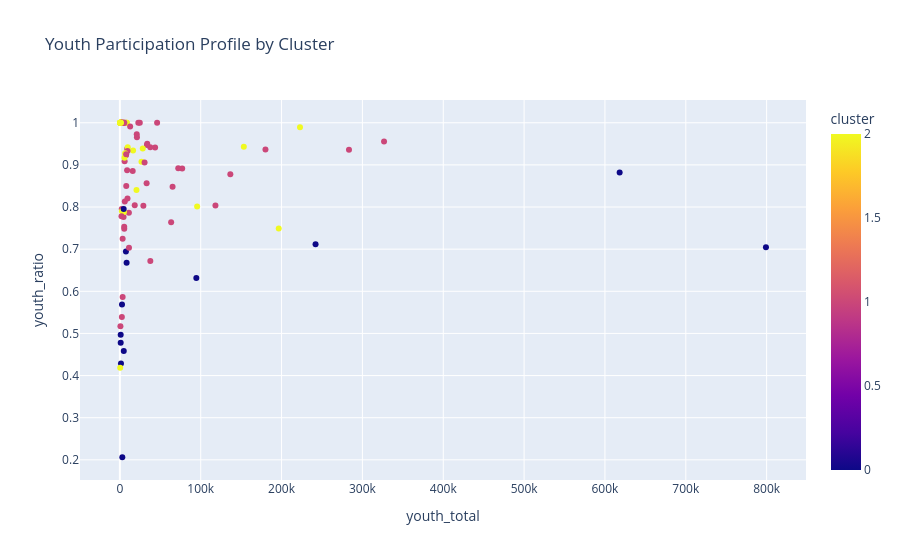

Notebook source saved alongside this figure:
### Markdown cell above
## Youth participation by cluster:

The next visualisation compares sports using youth participation totals and youth participation ratios.

- The horizontal axis shows the estimated number of participants aged 5–14.
- The vertical axis shows the proportion of participants who are aged 5–14.
- Different colours represent the clusters.

This helps ASC identify which sports combine both large youth participation and strong youth concentration.

### Code cell
fig = px.scatter(
 structured_clustered_df,
 x="youth_total",
 y="youth_ratio",
 color="cluster",
 hover_name="sport",
 title="Youth Participation Profile by Cluster"
)

fig.show()

### Figure 1 — Plotly figure (JSON) as saved in the notebook; plotly's stock layout.template omitted (floating-point values rounded to 4 significant figures)
{"data": [{"hovertemplate": "<b>%{hovertext}</b><br><br>youth_total=%{x}<br>youth_ratio=%{y}<br>cluster=%{marker.color}<extra></extra>", "hovertext": ["Adventure racing", "Air sports", "Archery", "Athletics, track and field", "Australian football", "Badminton", "Baseball", "Basketball", "Baton twirling", "Biathlon", "Billiards/Snooker/Pool", "BMX", "Boccia", "Boomerang throwing", "Bowls", "Boxing", "Bush walking", "Calisthenics", "Campdrafting", "Canoeing/Kayaking", "Circus", "Cricket", "Crossfit", "Cycling", "DanceSport", "Dancing (recreational)", "Darts", "Diving", "Dodgeball", "Eight ball", "Equestrian", "eSports", "Fencing", "Fishing (recreational)", "Fitness/Gym", "Floorball", "Flying disc", "Football/soccer", "Gaelic football", "Geocaching", "Golf", "Gridiron", "Guides", "Gymnastics", "Handball", "Hockey", "Horse racing", "Ice hockey", "Ice racing/speed skating", "Ice skating", "Judo", "Jujitsu", "Karate", "Kendo", "Kitesurfing/kiteboarding", "Kung fu wushu", "Lacrosse", "Lifesaving surf", "Marching", "Martial arts", "Mixed martial arts", "Motor cycling", "Motor sport", "Mountain biking", "Muay Thai", "Netball", "Obstacle", "Orienteering", "Oztag", "Paddle sports", "Paintball", "Parkour", "Physical Culture", "Pickleball/padel", "Pilates", "Polo", "Polocrosse", "Pony Club", "Powerlifting", "Ready Steady Go Kids", "Rock climbing/Abseiling/Caving", "Roller Derby", "Rope skipping", "Rowing", "Rugby league", "Rugby union", "Running/jogging", "Sailing", "Scootering", "Scouts", "Shooting/field", "Shooting/range", "Skate", "Ski & snowboard", "Softball", "Sport climbing", "Squash", "Surfing", "Swimming", "Synchronised swimming", "Table tennis", "Taekwondo/Taekwon-do", "Tee ball", "Tennis", "Tenpin bowling", "Touch football", "Triathlon", "Underwater sports", "Virtual based physical activity", "Volleyball (indoor and outdoor)", "Walking (Recreational)", "Water polo", "Waterskiing/Wakeboarding", "Weight lifting", "Wrestling", "Yoga"], "legendgroup": "", "marker": {"color": [0, 0, 1, 1, 1, 1, 2, 1, 0, 2, 0, 2, 2, 2, 2, 2, 1, 2, 2, 1, 1, 2, 1, 1, 2, 2, 1, 2, 1, 0, 1, 1, 1, 2, 1, 1, 1, 0, 2, 1, 2, 2, 2, 0, 2, 1, 2, 1, 2, 1, 1, 1, 1, 2, 2, 1, 1, 1, 2, 1, 1, 1, 1, 1, 2, 2, 1, 2, 1, 1, 2, 2, 2, 2, 1, 2, 2, 0, 2, 0, 1, 2, 2, 1, 1, 2, 1, 1, 1, 1, 1, 1, 1, 1, 1, 2, 1, 1, 0, 0, 1, 1, 1, 1, 1, 1, 1, 1, 1, 1, 0, 1, 2, 2, 2, 0], "coloraxis": "coloraxis", "symbol": "circle"}, "mode": "markers", "name": "", "orientation": "v", "showlegend": false, "type": "scatter", "x": [7503.0, 8343.0, 5380.0, 136700.0, 283400.0, 29070.0, 26780.0, 326800.0, 1388.0, 662.7, 1031.0, 7255.0, 556.1, 238.8, 1140.0, 16370.0, 37690.0, 8130.0, 413.8, 4592.0, 7576.0, 153300.0, 7190.0, 63440.0, 95590.0, 196500.0, 1184.0, 2955.0, 1119.0, 1024.0, 11180.0, 3461.0, 2465.0, 8734.0, 65210.0, 2134.0, 2326.0, 618200.0, 2083.0, 2405.0, 20570.0, 679.2, 3937.0, 242000.0, 5377.0, 43590.0, 665.8, 2493.0, 632.4, 8987.0, 6100.0, 33110.0, 77090.0, 960.3, 316.8, 2153.0, 3919.0, 33510.0, 331.4, 30590.0, 5436.0, 18400.0, 2364.0, 9085.0, 5035.0, 222800.0, 4500.0, 620.8, 24670.0, 987.3, 1491.0, 9750.0, 2561.0, 1724.0, 2230.0, 497.7, 777.3, 4713.0, 615.6, 3040.0, 5890.0, 470.0, 5708.0, 5502.0, 72240.0, 28310.0, 118200.0, 4915.0, 11280.0, 12730.0, 1423.0, 1899.0, 21120.0, 7906.0, 9456.0, 6487.0, 2013.0, 22860.0, 799100.0, 2643.0, 20890.0, 37590.0, 9467.0, 180100.0, 3442.0, 46060.0, 709.5, 1676.0, 15890.0, 33870.0, 94600.0, 7826.0, 1256.0, 1177.0, 337.3, 4846.0], "xaxis": "x", "y": [0.6947, 0.6678, 0.7531, 0.8775, 0.9362, 0.8028, 0.9072, 0.9553, 0.4285, 1.0, 0.4778, 0.9248, 1.0, 1.0, 1.0, 0.9341, 0.6717, 1.0, 0.4185, 0.7765, 0.9227, 0.9429, 1.0, 0.764, 0.8013, 0.749, 1.0, 0.7941, 1.0, 0.4968, 0.7863, 0.5862, 0.5387, 1.0, 0.8483, 1.0, 0.7952, 0.8817, 1.0, 1.0, 0.8403, 1.0, 1.0, 0.7117, 1.0, 0.9412, 1.0, 1.0, 1.0, 0.8871, 0.813, 0.8563, 0.8914, 1.0, 1.0, 1.0, 1.0, 0.9474, 1.0, 0.9056, 0.7483, 0.8043, 1.0, 0.9382, 0.788, 0.9891, 1.0, 1.0, 1.0, 1.0, 1.0, 0.9421, 0.7898, 1.0, 1.0, 1.0, 1.0, 0.795, 1.0, 0.2061, 0.9089, 1.0, 0.9167, 1.0, 0.892, 0.9389, 0.8037, 1.0, 0.7034, 0.9909, 1.0, 1.0, 0.9658, 0.8499, 0.9327, 0.9278, 0.7778, 1.0, 0.7043, 0.5686, 0.9729, 0.9417, 0.82, 0.9367, 0.7248, 1.0, 0.5172, 1.0, 0.8856, 0.9501, 0.6318, 0.9252, 1.0, 1.0, 1.0, 0.4583], "yaxis": "y"}], "layout": {"coloraxis": {"colorbar": {"title": {"text": "cluster"}}, "colorscale": [[0, "#0d0887"], [0.1111, "#46039f"], [0.2222, "#7201a8"], [0.3333, "#9c179e"], [0.4444, "#bd3786"], [0.5556, "#d8576b"], [0.6667, "#ed7953"], [0.7778, "#fb9f3a"], [0.8889, "#fdca26"], [1, "#f0f921"]]}, "legend": {"tracegroupgap": 0}, "title": {"text": "Youth Participation Profile by Cluster"}, "xaxis": {"anchor": "y", "domain": [0, 1], "title": {"text": "youth_total"}}, "yaxis": {"anchor": "x", "domain": [0, 1], "title": {"text": "youth_ratio"}}}}
